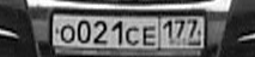
#> input picture 26.bmp, 255 x 57 px
$ python main.py
#> lines starting #> are read from the running program, lines starting #| are printed output that depends on the picture; after the words box and inside, x2 and y2 are one past the last pixel; in counts of white or black regions, pixels touching at a corner belong together
import cv2
import numpy as np
import imutils
import easyocr
import sys

img = cv2.imread('26.bmp')
#> img is the input picture: shape (57, 255, 3); min 0, max 255, mean 98.1
gray = cv2.cvtColor(img, cv2.COLOR_BGR2GRAY)
img1 = cv2.cvtColor(gray, cv2.COLOR_BGR2RGB)

bfilter = cv2.bilateralFilter(gray, 11, 17, 17)
edged = cv2.Canny(bfilter, 30, 200)
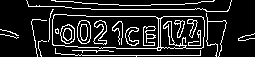
#> edged: shape (57, 255); 14.9% white in thin lines or dots
img2 = cv2.cvtColor(edged, cv2.COLOR_BGR2RGB)
#> img2: shape (57, 255, 3); 14.9% white in thin lines or dots

keypoints = cv2.findContours(edged.copy(), cv2.RETR_TREE, cv2.CHAIN_APPROX_SIMPLE)
#> keypoints = 42 contours, 19 with area under 20; largest, box (x1, y1, x2, y2) and area: (52, 14, 205, 51) 4777, (52, 14, 159, 49) 3326, (160, 16, 205, 49) 1267, (77, 20, 91, 44) 264, (77, 20, 91, 44) 256
contours = imutils.grab_contours(keypoints)
#> contours has the same summary as keypoints
contours = sorted(contours, key=cv2.contourArea, reverse=True)[:10]
#> contours = 10 contours; largest, box (x1, y1, x2, y2) and area: (52, 14, 205, 51) 4777, (52, 14, 159, 49) 3326, (160, 16, 205, 49) 1267, (77, 20, 91, 44) 264, (77, 20, 91, 44) 256
location = None
for contour in contours:
    approx = cv2.approxPolyDP(contour, 10, True)
    if len(approx) == 4:
        location = approx
        break
#> this loop made 1 pass
#> location on pass 1: [[52, 19], [53, 45], [203, 47], [201, 16]]

mask = np.zeros(gray.shape, np.uint8)
new_image = cv2.drawContours(mask, [location], 0, 255, -1)
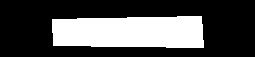
#> new_image: shape (57, 255); 30.6% white; 1 white region, box (x1, y1, x2, y2) and area: (52, 16, 204, 48) 4441
new_image = cv2.bitwise_and(img, img, mask=mask)
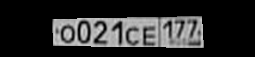
#> new_image: shape (57, 255, 3); min 0, max 216, mean 42.8
img3 = cv2.cvtColor(new_image, cv2.COLOR_BGR2RGB)

(x,y) = np.where(mask==255)
#> x = 4441 values from 16 to 47; y = 4441 values, max 203 at index 3534, min 52 at index 225, mean 129.6
(x1, y1) = (np.min(x), np.min(y))
#> x1 = 16; y1 = 52
(x2, y2) = (np.max(x), np.max(y))
#> x2 = 47; y2 = 203
cropped_image = gray[x1:x2+1, y1:y2+1]
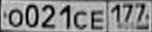
#> cropped_image: shape (32, 152); min 0, max 216, mean 139.9
img4 = cv2.cvtColor(cropped_image, cv2.COLOR_BGR2RGB)

#> (the run stopped early here; a loop or call above may not have finished)
